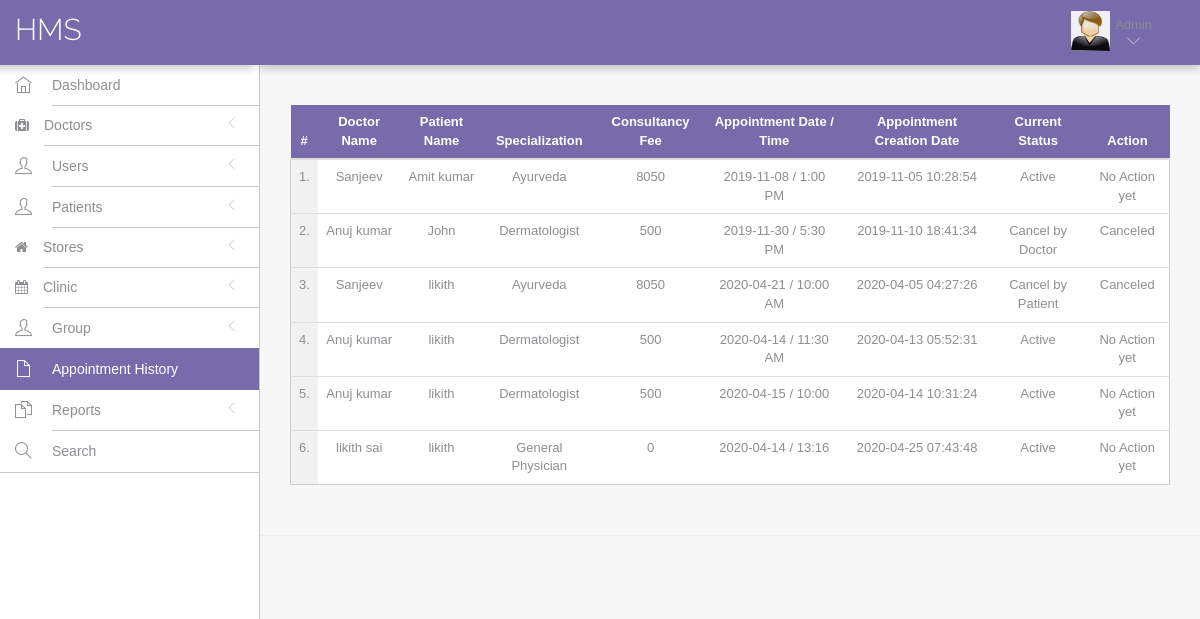
The app's page /hms/admin/dashboard.php?page=appointmentHistory with its own data.
### tables this page shows
CREATE TABLE IF NOT EXISTS `appointment` (
  `id` int(11) NOT NULL AUTO_INCREMENT,
  `doctorSpecialization` varchar(255) DEFAULT NULL,
  `doctorId` int(11) DEFAULT NULL,
  `userId` int(11) DEFAULT NULL,
  `consultancyFees` int(11) DEFAULT NULL,
  `appointmentDate` varchar(255) DEFAULT NULL,
  `appointmentTime` varchar(255) DEFAULT NULL,
  `postingDate` timestamp NULL DEFAULT CURRENT_TIMESTAMP,
  `userStatus` int(11) DEFAULT NULL,
  `doctorStatus` int(11) DEFAULT NULL,
  `updationDate` timestamp NULL DEFAULT NULL ON UPDATE CURRENT_TIMESTAMP,
  PRIMARY KEY (`id`)
);

CREATE TABLE IF NOT EXISTS `doctors` (
  `id` int(11) NOT NULL AUTO_INCREMENT,
  `specilization` varchar(255) DEFAULT NULL,
  `doctorName` varchar(255) DEFAULT NULL,
  `address` longtext,
  `docFees` varchar(255) DEFAULT NULL,
  `contactno` bigint(11) DEFAULT NULL,
  `docEmail` varchar(255) DEFAULT NULL,
  `password` varchar(255) DEFAULT NULL,
  `profile_pic` longblob NOT NULL,
  `creationDate` timestamp NULL DEFAULT CURRENT_TIMESTAMP,
  `updationDate` timestamp NULL DEFAULT NULL ON UPDATE CURRENT_TIMESTAMP,
  PRIMARY KEY (`id`)
);

CREATE TABLE IF NOT EXISTS `users` (
  `id` int(11) NOT NULL AUTO_INCREMENT,
  `fullName` varchar(255) DEFAULT NULL,
  `address` longtext,
  `city` varchar(255) DEFAULT NULL,
  `gender` varchar(255) DEFAULT NULL,
  `email` varchar(255) DEFAULT NULL,
  `password` varchar(255) DEFAULT NULL,
  `regDate` timestamp NULL DEFAULT CURRENT_TIMESTAMP,
  `updationDate` timestamp NULL DEFAULT NULL ON UPDATE CURRENT_TIMESTAMP,
  PRIMARY KEY (`id`),
  KEY `email` (`email`)
);

### hms/admin/include/page/appointmentHistory.php (the view, shortened to what this page needs)
<?php
    include('../../include/config.php');
?>
<div class="row">
	<div class="col-md-12">
		<table class="table table-hover table-striped" id="sample-table-1">
			<thead>
				<tr>
					<th class="text-center btn-purple" style="color: white;">#</th>
					<th class="text-center btn-purple" class="hidden-xs" style="color: white;">Doctor Name</th>
					<th class="text-center btn-purple" style="color: white;">Patient Name</th>
					<th class="text-center btn-purple" style="color: white;">Specialization</th>
					<th class="text-center btn-purple" style="color: white;">Consultancy Fee</th>
					<th class="text-center btn-purple" style="color: white;">Appointment Date / Time </th>
					<th class="text-center btn-purple" style="color: white;">Appointment Creation Date  </th>
					<th class="text-center btn-purple" style="color: white;">Current Status</th>
					<th class="text-center btn-purple" style="color: white;">Action</th>
				</tr>
			</thead>
			<tbody>
            <?php
                $sql=mysqli_query($con,"select doctors.doctorName as docname,users.fullName as pname,appointment.*  from appointment join doctors on doctors.id=appointment.doctorId join users on users.id=appointment.userId ");
                $cnt=1;
                while($row=mysqli_fetch_array($sql)) {
            ?>
			<tr style = "background: white !important; border: 1px solid #ccc;">
			    <td class="text-center" style="background: #f1f1f1 !important;"><?php echo $cnt;?>.</td>
				<td class="text-center"><?php echo $row['docname'];?></td>
				<td class="text-center"><?php echo $row['pname'];?></td>
				<td class="text-center"><?php echo $row['doctorSpecialization'];?></td>
				<td class="text-center"><?php echo $row['consultancyFees'];?></td>
				<td class="text-center"><?php echo $row['appointmentDate'];?> / <?php echo $row['appointmentTime'];?></td>
				<td class="text-center"><?php echo $row['postingDate'];?></td>
				<td class="text-center">
                <?php
                    if(($row['userStatus']==1) && ($row['doctorStatus']==1)) {
	                    echo "Active";
                    }
                    if(($row['userStatus']==0) && ($row['doctorStatus']==1)) {
	                    echo "Cancel by Patient";
                    }
                    if(($row['userStatus']==1) && ($row['doctorStatus']==0)) {
	                    echo "Cancel by Doctor";
                    }
                ?>
                </td>
				<td class="text-center">
					<div class="visible-md visible-lg hidden-sm hidden-xs">
                    <?php
                        if(($row['userStatus']==1) && ($row['doctorStatus']==1)) {
                            echo "No Action yet";
	                    } else {
		                    echo "Canceled";
                        }
                    ?>
					</div>
                </td>
			</tr>
			<?php
                $cnt=$cnt+1;
            }
            ?>
	    	</tbody>
	    </table>
    </div>
</div>

### hms/assets/css/styles.css (style rules this page uses)
html, body { height: 100%; width: 100%; }
html { font-size: 100%; }
body { color: #8e8e93; direction: ltr; overflow-x: hidden; height: 100%; font-family: Helvetica, Arial, sans-serif; font-size: 13px; padding: 0; margin: 0; background: #f7f7f8; -webkit-font-smoothing: antialiased !important; }
.btn-purple { background: #776bab !important; color: #fff !important; }

### records on screen
appointment: doctorId.doctorName "Sanjeev", userId.fullName "Amit kumar", doctorSpecialization "Ayurveda", consultancyFees "8050", appointmentDate "2019-11-08", appointmentTime "1:00 PM", postingDate "2019-11-05 10:28:54", userStatus "Active"
appointment: doctorId.doctorName "Anuj kumar", userId.fullName "John", doctorSpecialization "Dermatologist", consultancyFees "500", appointmentDate "2019-11-30", appointmentTime "5:30 PM", postingDate "2019-11-10 18:41:34", userStatus "Cancel by Doctor"
appointment: doctorId.doctorName "Sanjeev", userId.fullName "likith", doctorSpecialization "Ayurveda", consultancyFees "8050", appointmentDate "2020-04-21", appointmentTime "10:00 AM", postingDate "2020-04-05 04:27:26", userStatus "Cancel by Patient"
appointment: doctorId.doctorName "Anuj kumar", userId.fullName "likith", doctorSpecialization "Dermatologist", consultancyFees "500", appointmentDate "2020-04-14", appointmentTime "11:30 AM", postingDate "2020-04-13 05:52:31", userStatus "Active"
appointment: doctorId.doctorName "Anuj kumar", userId.fullName "likith", doctorSpecialization "Dermatologist", consultancyFees "500", appointmentDate "2020-04-15", appointmentTime "10:00", postingDate "2020-04-14 10:31:24", userStatus "Active"
appointment: doctorId.doctorName "likith sai", userId.fullName "likith", doctorSpecialization "General Physician", consultancyFees "0", appointmentDate "2020-04-14", appointmentTime "13:16", postingDate "2020-04-25 07:43:48", userStatus "Active"
